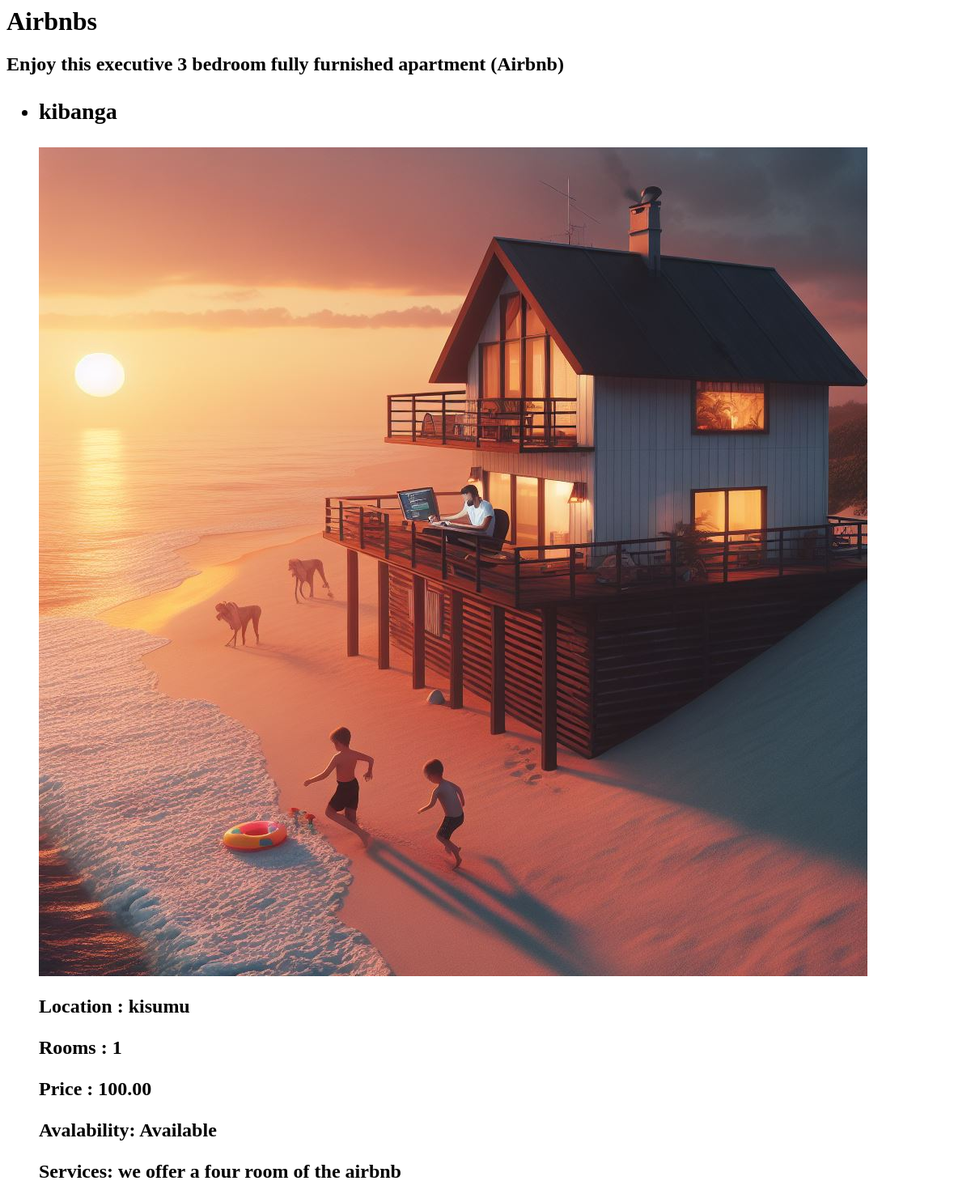
The app's page /airbnb/, older data.
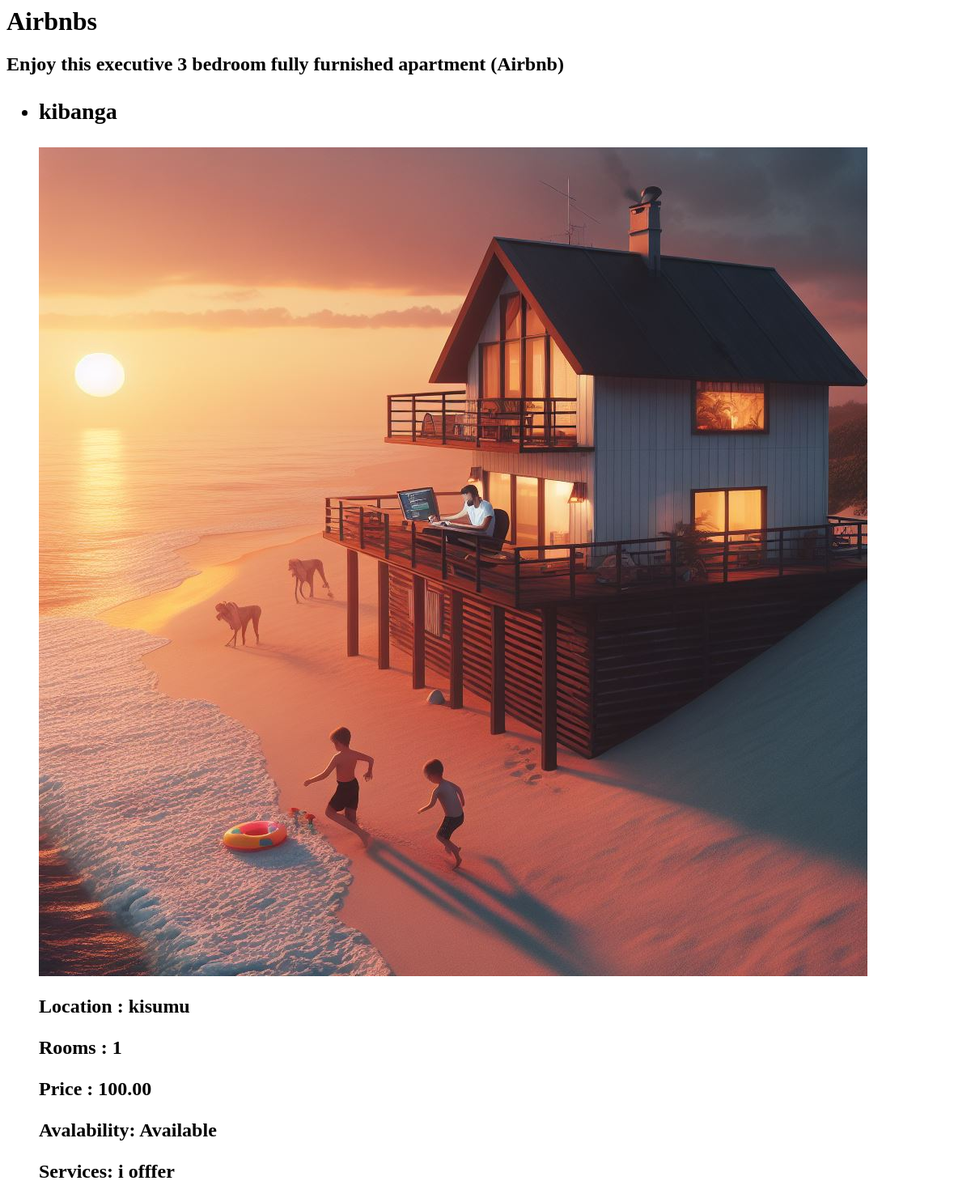
The same page, newer data.
### airbnb/models.py (models this page shows, shortened)
class Airbnb(models.Model):
    name = models.CharField(max_length=50)
    location = models.CharField(max_length=50)
    rooms = models.PositiveSmallIntegerField(default=1)
    price = models.DecimalField(max_digits=6, decimal_places=2)
    avalability = models.BooleanField(default=True)
    services = models.TextField()
    image = models.ImageField(upload_to='images/', default=1)

### airbnb/views.py (the view)
# urls.py: path('airbnb/', AirbnbListView.as_view(), name= 'airbnb'),
class AirbnbListView(ListView):
    model = Airbnb
    template_name = 'airbnb.html'
    context_object_name = 'all_airbnbs_list'

### templates/airbnb.html (shortened to what this page needs)
<html>
    <head>
    </head>
    <body>
        <h1>Airbnbs</h1>
        <h2>Enjoy this executive 3 bedroom fully furnished apartment (Airbnb)
            <ul>
                {% for  airbnb in all_airbnbs_list %}
                <li>
                    <h3>{{ airbnb.name }}</h3>
                    <img src="house.jpeg" alt="The picture of the airbnb">
                    <p>Location : {{ airbnb.location }} </p>
                    <p>Rooms : {{ airbnb.rooms }}</p>
                    <p>Price : {{airbnb.price }}</p>
                    <p>Avalability: {% if airbnb.avalability %}Available{% else %}
                        Not available {% endif %}
                    </p>
                    <p>Services: {{ airbnb.services }}</p>
                </li>
                {% endfor %}
            </ul></h2>
    </body>
</html>

Row changes from the older to the newer data that the page shows:
changed Airbnb "kibanga": services "we offer a four room of the airbnb" → "i offfer"
